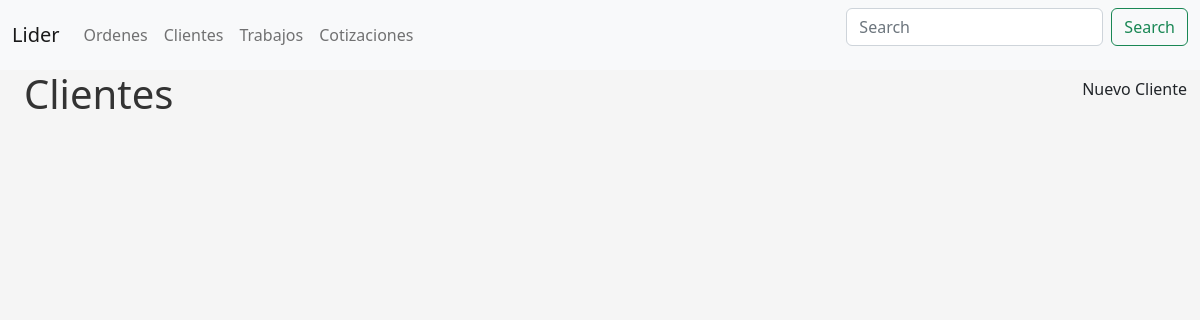
Page /clientes/ on the earlier database version.
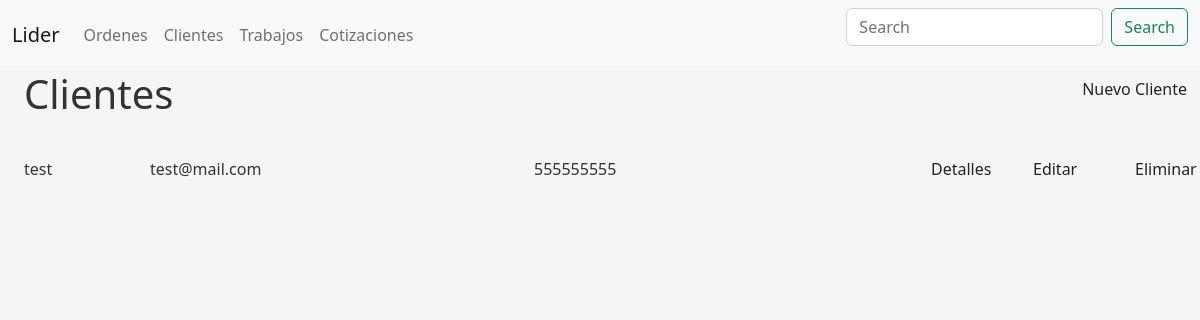
Same page on the later database version.
### orders/models.py (models this page shows, shortened)
class Customer(models.Model):
    name_company = models.CharField(verbose_name='Nombre/Empresa', max_length=50)
    email = models.EmailField(verbose_name='Correo', null=True)
    phone_number = models.CharField(verbose_name='Telefono', max_length=10, validators=[RegexValidator(r'^\d{1,10}$')])
    address = models.CharField(verbose_name='Domicilio', max_length=100, null=True)
    shipping = models.BooleanField(verbose_name='Entrega a domicilio')

### customers/views.py (the view)
# urls.py: path('', CustomersView.as_view(), name='customers'),
class CustomersView(ListView):
    model = Customer
    template_name = 'customers/customers.html'

### templates/customers/customers.html
{% extends 'orders/base.html' %}
{% block content %}
    <div class="row mb-4">
        <div class="col ms-4">
        <h1>Clientes</h1>
        </div>
        <div class="col-auto">
                <h4><button class="btn">Nuevo Cliente</button></h4>
        </div>
    </div>
    {% for customer in object_list %}
        <div class="row mb-2">
            <div class="col-1 mx-4 my-auto">{{ customer.name_company }}</div>
            <div class="col mx-auto my-auto">{{ customer.email }}</div>
            <div class="col my-auto">{{ customer.phone_number }}</div>
            <div class="col-1"> <a href="#" class="btn">Detalles</a></div>
            <div class="col-1"> <a href="#" class="btn">Editar</a></div>
            <div class="col-1"> <a href="#" class="btn">Eliminar</a></div>
        </div>
    {% endfor %}
{% endblock content %}

Differences in the rows shown:
added Customer: name_company "test", email "test@mail.com", phone_number "555555555"
